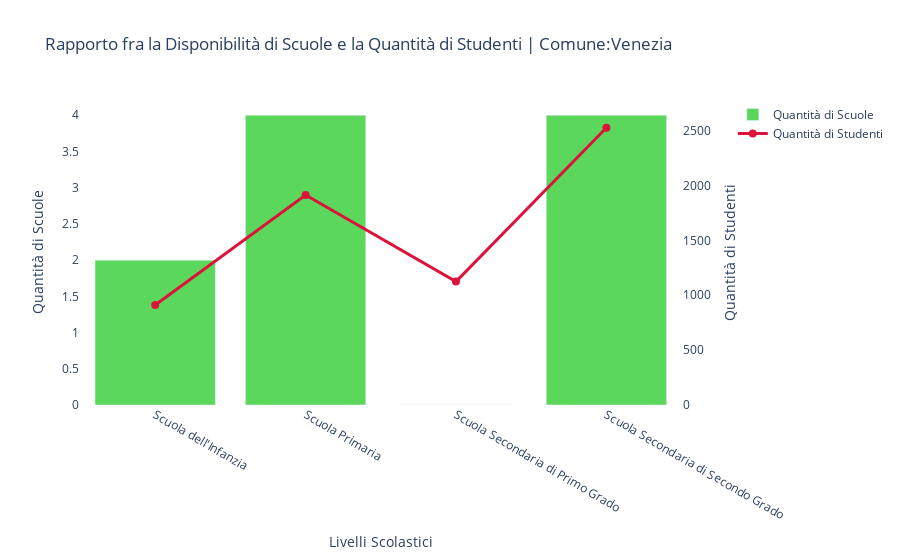

The notebook cell this image was saved under:
### Code cell
rapporto('Comune', 'Venezia')

### Figure 1 — Plotly figure (JSON) as saved in the notebook; plotly's stock layout.template omitted (floating-point values rounded to 4 significant figures)
{"data": [{"marker": {"color": "#32CD32"}, "name": "Quantità di Scuole", "opacity": 0.8, "type": "bar", "x": ["Scuola dell'Infanzia", "Scuola Primaria", "Scuola Secondaria di Primo Grado", "Scuola Secondaria di Secondo Grado"], "xaxis": "x", "y": [2, 4, 0, 4], "yaxis": "y"}, {"line": {"color": "crimson", "width": 3}, "marker": {"color": "crimson", "size": 8, "symbol": "circle"}, "mode": "lines+markers", "name": "Quantità di Studenti", "type": "scatter", "x": ["Scuola dell'Infanzia", "Scuola Primaria", "Scuola Secondaria di Primo Grado", "Scuola Secondaria di Secondo Grado"], "xaxis": "x", "y": [912, 1913, 1124.0, 2527.0], "yaxis": "y2"}], "layout": {"plot_bgcolor": "white", "title": {"text": "Rapporto fra la Disponibilità di Scuole e la Quantità di Studenti | Comune:Venezia"}, "xaxis": {"anchor": "y", "domain": [0, 0.94], "title": {"text": "Livelli Scolastici"}}, "yaxis": {"anchor": "x", "domain": [0, 1], "title": {"text": "Quantità di Scuole"}}, "yaxis2": {"anchor": "x", "overlaying": "y", "range": [0, 2779.0], "side": "right", "title": {"text": "Quantità di Studenti"}}}}
